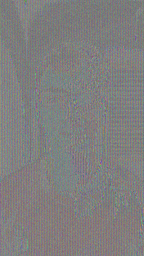
#> input picture criptografada_renderizada.png, 144 x 256 px, shrunk from 896 x 1592 before the run
$ python main.py criptografada_renderizada.png 3
#> lines starting #> are read from the running program, lines starting #| are printed output that depends on the picture
### AES.py
import numpy as np

# S-Box Padrão
s_box = (
    0x63, 0x7C, 0x77, 0x7B, 0xF2, 0x6B, 0x6F, 0xC5, 0x30, 0x01, 0x67, 0x2B, 0xFE, 0xD7, 0xAB, 0x76,
    0xCA, 0x82, 0xC9, 0x7D, 0xFA, 0x59, 0x47, 0xF0, 0xAD, 0xD4, 0xA2, 0xAF, 0x9C, 0xA4, 0x72, 0xC0,
    0xB7, 0xFD, 0x93, 0x26, 0x36, 0x3F, 0xF7, 0xCC, 0x34, 0xA5, 0xE5, 0xF1, 0x71, 0xD8, 0x31, 0x15,
    0x04, 0xC7, 0x23, 0xC3, 0x18, 0x96, 0x05, 0x9A, 0x07, 0x12, 0x80, 0xE2, 0xEB, 0x27, 0xB2, 0x75,
    0x09, 0x83, 0x2C, 0x1A, 0x1B, 0x6E, 0x5A, 0xA0, 0x52, 0x3B, 0xD6, 0xB3, 0x29, 0xE3, 0x2F, 0x84,
    0x53, 0xD1, 0x00, 0xED, 0x20, 0xFC, 0xB1, 0x5B, 0x6A, 0xCB, 0xBE, 0x39, 0x4A, 0x4C, 0x58, 0xCF,
    0xD0, 0xEF, 0xAA, 0xFB, 0x43, 0x4D, 0x33, 0x85, 0x45, 0xF9, 0x02, 0x7F, 0x50, 0x3C, 0x9F, 0xA8,
    0x51, 0xA3, 0x40, 0x8F, 0x92, 0x9D, 0x38, 0xF5, 0xBC, 0xB6, 0xDA, 0x21, 0x10, 0xFF, 0xF3, 0xD2,
    0xCD, 0x0C, 0x13, 0xEC, 0x5F, 0x97, 0x44, 0x17, 0xC4, 0xA7, 0x7E, 0x3D, 0x64, 0x5D, 0x19, 0x73,
    0x60, 0x81, 0x4F, 0xDC, 0x22, 0x2A, 0x90, 0x88, 0x46, 0xEE, 0xB8, 0x14, 0xDE, 0x5E, 0x0B, 0xDB,
    0xE0, 0x32, 0x3A, 0x0A, 0x49, 0x06, 0x24, 0x5C, 0xC2, 0xD3, 0xAC, 0x62, 0x91, 0x95, 0xE4, 0x79,
    0xE7, 0xC8, 0x37, 0x6D, 0x8D, 0xD5, 0x4E, 0xA9, 0x6C, 0x56, 0xF4, 0xEA, 0x65, 0x7A, 0xAE, 0x08,
    0xBA, 0x78, 0x25, 0x2E, 0x1C, 0xA6, 0xB4, 0xC6, 0xE8, 0xDD, 0x74, 0x1F, 0x4B, 0xBD, 0x8B, 0x8A,
    0x70, 0x3E, 0xB5, 0x66, 0x48, 0x03, 0xF6, 0x0E, 0x61, 0x35, 0x57, 0xB9, 0x86, 0xC1, 0x1D, 0x9E,
    0xE1, 0xF8, 0x98, 0x11, 0x69, 0xD9, 0x8E, 0x94, 0x9B, 0x1E, 0x87, 0xE9, 0xCE, 0x55, 0x28, 0xDF,
    0x8C, 0xA1, 0x89, 0x0D, 0xBF, 0xE6, 0x42, 0x68, 0x41, 0x99, 0x2D, 0x0F, 0xB0, 0x54, 0xBB, 0x16,
)

# S-Box Inversa
s_box_inversa = (
    0x52, 0x09, 0x6A, 0xD5, 0x30, 0x36, 0xA5, 0x38, 0xBF, 0x40, 0xA3, 0x9E, 0x81, 0xF3, 0xD7, 0xFB,
    0x7C, 0xE3, 0x39, 0x82, 0x9B, 0x2F, 0xFF, 0x87, 0x34, 0x8E, 0x43, 0x44, 0xC4, 0xDE, 0xE9, 0xCB,
    0x54, 0x7B, 0x94, 0x32, 0xA6, 0xC2, 0x23, 0x3D, 0xEE, 0x4C, 0x95, 0x0B, 0x42, 0xFA, 0xC3, 0x4E,
    0x08, 0x2E, 0xA1, 0x66, 0x28, 0xD9, 0x24, 0xB2, 0x76, 0x5B, 0xA2, 0x49, 0x6D, 0x8B, 0xD1, 0x25,
    0x72, 0xF8, 0xF6, 0x64, 0x86, 0x68, 0x98, 0x16, 0xD4, 0xA4, 0x5C, 0xCC, 0x5D, 0x65, 0xB6, 0x92,
    0x6C, 0x70, 0x48, 0x50, 0xFD, 0xED, 0xB9, 0xDA, 0x5E, 0x15, 0x46, 0x57, 0xA7, 0x8D, 0x9D, 0x84,
    0x90, 0xD8, 0xAB, 0x00, 0x8C, 0xBC, 0xD3, 0x0A, 0xF7, 0xE4, 0x58, 0x05, 0xB8, 0xB3, 0x45, 0x06,
    0xD0, 0x2C, 0x1E, 0x8F, 0xCA, 0xBD, 0x49, 0x0F, 0xB0, 0x54, 0xBB, 0x16, 0x9F, 0x81, 0xF3, 0xD7,
)

# [5 lines left out: function split_blocks, not called in this run]

def pad(data, block_size=16):
    padding_len = (block_size - len(data) % block_size) % block_size
    return data + bytes([padding_len]) * padding_len

# [5 lines left out: function unpad, not called in this run]

def xor_bytes(a, b):
    return bytes(x ^ y for x, y in zip(a, b))

def inc_counter(ctr):
    as_int = int.from_bytes(ctr[-4:], byteorder='big')
    as_int = (as_int + 1) & 0xFFFFFFFF  # Increment only last 32 bits
    return ctr[:-4] + as_int.to_bytes(4, byteorder='big')

# [8 lines left out: function inc_bytes, not called in this run]

class AES:
    def __init__(self, key, num_rounds):
        self.key = key
        self.num_rounds = num_rounds
        self.round_keys = self.key_expansion()

    def key_expansion(self):
        key = list(self.key)
        round_keys = [key[i:i + 4] for i in range(0, len(key), 4)]
        rcon = 1

        while len(round_keys) < 4 * (self.num_rounds + 1):
            temp = round_keys[-1][1:] + [round_keys[-1][0]]
            temp = [s_box[b] for b in temp]
            temp[0] ^= rcon
            rcon = (rcon << 1) ^ (0x11b if rcon & 0x80 else 0)

            for i in range(4):
                temp = [x ^ y for x, y in zip(temp, round_keys[-4])]
                round_keys.append(temp)

        expanded_key = []
        for key in round_keys:
            expanded_key.extend(key)
        return [expanded_key[i:i + 16] for i in range(0, len(expanded_key), 16)]

    def sub_bytes(self, state):
        return [s_box[b] for b in state]

    def inv_sub_bytes(self, state):
        return [s_box_inversa[b] for b in state]

    def shift_rows(self, state):
        state = np.array(state).reshape(4, 4)
        for i in range(1, 4):
            state[i] = np.roll(state[i], -i)
        return state.flatten()

    # [5 lines left out: function inv_shift_rows, not called in this run]

    def mix_columns(self, state):
        def xtime(a):
            return ((a << 1) ^ 0x1B) & 0xFF if a & 0x80 else a << 1

        def mix_single_column(a):
            return [
                xtime(a[0]) ^ a[1] ^ xtime(a[1]) ^ a[2] ^ a[3],
                a[0] ^ xtime(a[1]) ^ a[2] ^ xtime(a[2]) ^ a[3],
                a[0] ^ a[1] ^ xtime(a[2]) ^ a[3] ^ xtime(a[3]),
                a[0] ^ xtime(a[0]) ^ a[1] ^ a[2] ^ xtime(a[3])
            ]

        state = np.array(state).reshape(4, 4).T
        for i in range(4):
            state[:, i] = mix_single_column(state[:, i])
        return state.T.flatten()

    # [25 lines left out: function inv_mix_columns, not called in this run]

    def add_round_key(self, state, round_key):
        return xor_bytes(state, round_key)

    def encrypt_block(self, block):
        state = list(block)
        state = self.initial_round(state)

        for i in range(1, self.num_rounds):
            state = self.encrypt_round(state, self.round_keys[i])

        state = self.final_round(state, self.round_keys[-1])
        return bytes(state)

    # [11 lines left out: function decrypt_block, not called in this run]

    def initial_round(self, state):
        return self.add_round_key(state, self.round_keys[0])

    def final_round(self, state, round_key):
        state = self.sub_bytes(state)
        state = self.shift_rows(state)
        return self.add_round_key(state, round_key)

    def encrypt_round(self, state, round_key):
        state = self.sub_bytes(state)
        state = self.shift_rows(state)
        state = self.mix_columns(state)
        return self.add_round_key(state, round_key)

    # [5 lines left out: function decrypt_round, not called in this run]

    def encrypt_ctr(self, plaintext, nonce):
        assert isinstance(plaintext, bytes), "Plaintext must be a bytes object"
        assert len(nonce) == 16
        ciphertext = bytearray()
        counter = nonce

        for i in range(0, len(plaintext), 16):
            key_stream = self.encrypt_block(counter)
            plaintext_block = plaintext[i:i+16]
            ciphertext_block = xor_bytes(plaintext_block, key_stream[:len(plaintext_block)])
            ciphertext.extend(ciphertext_block)
            counter = inc_counter(counter)

        return bytes(ciphertext)

    def decrypt_ctr(self, ciphertext, nonce):
        assert isinstance(ciphertext, bytes), "Ciphertext must be a bytes object"
        return self.encrypt_ctr(ciphertext, nonce)

### main.py
import sys, os
import numpy as np
import matplotlib.pyplot as plt
from PIL import Image
from AES import AES


def process_text_file(file_path):
    with open(file_path, 'rb') as file:
        return file.read()

def process_image_file(file_path):
    with Image.open(file_path) as img:
        img = img.convert('RGB')
        width, height = img.size
        byte_data = bytearray(img.tobytes())
    return bytes(byte_data), width, height

def save_encrypted_data(data, file_path):
    dir_name, base_name = os.path.split(file_path)
    new_file_name = 'encrypted_' + base_name
    new_file_path = os.path.join(dir_name, new_file_name)
    with open(new_file_path, 'wb') as file:
        file.write(data)

def save_decrypted_data(decrypted_data, file_path, width=None, height=None):
    dir_name, base_name = os.path.split(file_path)
    new_file_name = 'decrypted_' + base_name
    new_file_path = os.path.join(dir_name, new_file_name)
    with open(new_file_path, 'wb') as file:
        file.write(decrypted_data)

    if width and height:
        img = Image.frombytes('RGB', (width, height), decrypted_data)
        img.save(new_file_path)
    else:
        encodings = ['utf-8', 'ascii', 'latin-1']
        for encoding in encodings:
            try:
                with open(new_file_path, 'r', encoding=encoding) as file:
                    print(f"Conteúdo descriptografado ({encoding}):\n{file.read()}")
                break
            except UnicodeDecodeError:
                if encoding == encodings[-1]:
                    print(f"O arquivo descriptografado não pôde ser lido como texto usando as codificações: {', '.join(encodings)}")

def render_encrypted_image(encrypted_file_path, output_image_path, width, height):
    # Ler os dados criptografados
    with open(encrypted_file_path, 'rb') as file:
        encrypted_data = file.read()

    # Converte os bytes em um array NumPy
    data_array = np.frombuffer(encrypted_data, dtype=np.uint8)

    # Reshape o array para as dimensões da imagem
    # Se o arquivo criptografado não tiver exatamente o tamanho esperado, isso pode causar problemas
    try:
        image_array = data_array[:width*height*3].reshape((height, width, 3))
    except ValueError:
        print("Erro: Os dados não correspondem às dimensões fornecidas.")
        return

    # Cria uma imagem a partir do array
    img = Image.fromarray(image_array)

    # Salva a imagem
    img.save(output_image_path)

    # Exibe a imagem
    plt.imshow(img)
    plt.axis('off')
    plt.show()

def main():
    if len(sys.argv) != 3:
        print("Uso correto: python main.py <caminho_para_arquivo> <numero de rodadas>")
        sys.exit(1)

    file_path = sys.argv[1]
    num_rounds = int(sys.argv[2])

    if file_path.lower().endswith(('.png', '.jpg', '.jpeg', '.bmp', '.gif')):
        data, width, height = process_image_file(file_path)
#> in process_image_file, img is the input picture: PIL image 144x256 RGB; mean R, G, B 127.7, 126.6, 126.5
#> width = 144; height = 256

        key = b'\x2b\x7e\x15\x16\x28\xae\xd2\xa6\xab\xf7\xcf\x4f\x3c\x1e\xfb\x15'
        iv = os.urandom(16)
        print(f"IV gerado: {iv.hex()}")

        aes = AES(key, num_rounds)

        encrypted_data = aes.encrypt_ctr(data, iv)
        save_encrypted_data(encrypted_data, file_path)

        decrypted_data = aes.decrypt_ctr(encrypted_data, iv)
        save_decrypted_data(decrypted_data, file_path, width, height)
        dir_name, base_name = os.path.split(file_path)

        path_imagem_criptografada = os.path.join(dir_name, f'encrypted_{base_name}')
        path_imagem_renderizada = 'criptografada_renderizada.png'
        render_encrypted_image(path_imagem_criptografada, path_imagem_renderizada, width, height)
#> in render_encrypted_image, `image_array = data_array[:width*height*3].reshape((height, width, 3))`:
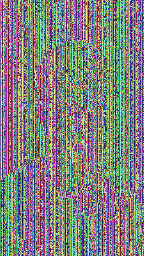
#> image_array: shape (256, 144, 3); mean of channels 0, 1, 2 128.6, 127.5, 126.7; drawn as R, G, B

        print(f"Imagem criptografada salva como 'encrypted_{file_path}'")
        print("Renderizamos a imagem criptografada e a salvamos.")
        print(f"Imagem descriptografada salva como 'decrypted_{file_path}'")

    else:
        data = process_text_file(file_path)
        print(f"Texto original: {data}")

        key = b'\x2b\x7e\x15\x16\x28\xae\xd2\xa6\xab\xf7\xcf\x4f\x3c\x1e\xfb\x15'
        iv = os.urandom(16)
        print(f"IV gerado: {iv.hex()}")

        aes = AES(key, num_rounds)

        encrypted_data = aes.encrypt_ctr(data, iv)

        save_encrypted_data(encrypted_data, file_path)

        decrypted_data = aes.decrypt_ctr(encrypted_data, iv)

        save_decrypted_data(decrypted_data, file_path)

        print(f"Arquivo criptografado salvo como 'encrypted_{file_path}'")
        print(f"Arquivo descriptografado salvo como 'decrypted_{file_path}'")

if __name__ == '__main__':
    main()
